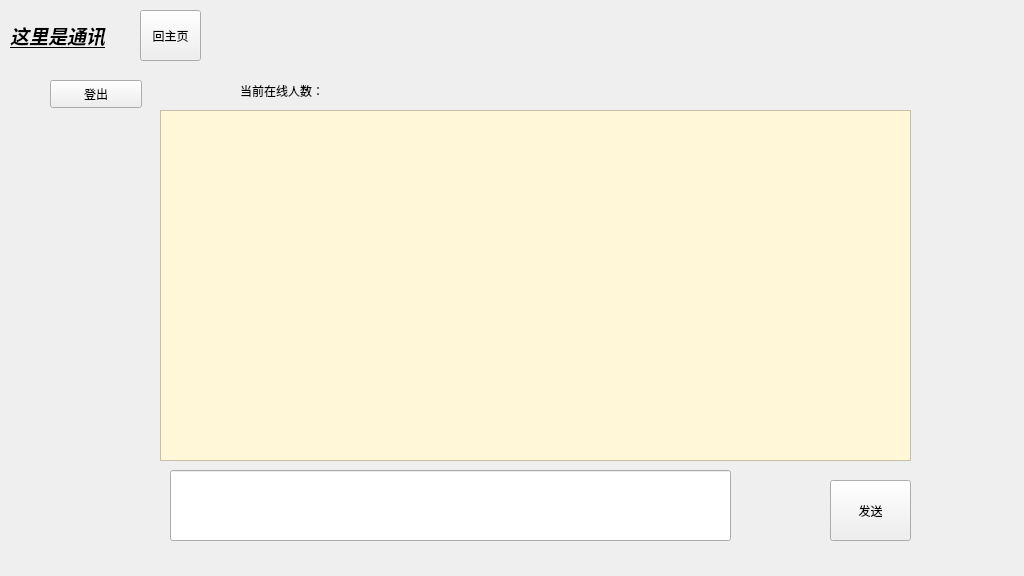
<?xml version="1.0" encoding="UTF-8"?>
<ui version="4.0">
 <class>Communicate</class>
 <widget class="QWidget" name="Communicate">
  <property name="geometry">
   <rect>
    <x>0</x>
    <y>0</y>
    <width>1024</width>
    <height>576</height>
   </rect>
  </property>
  <property name="windowTitle">
   <string>Form</string>
  </property>
  <widget class="QWidget" name="widget" native="true">
   <property name="geometry">
    <rect>
     <x>0</x>
     <y>0</y>
     <width>1024</width>
     <height>576</height>
    </rect>
   </property>
   <widget class="QLabel" name="label">
    <property name="geometry">
     <rect>
      <x>10</x>
      <y>10</y>
      <width>141</width>
      <height>51</height>
     </rect>
    </property>
    <property name="text">
     <string>&lt;html&gt;&lt;head/&gt;&lt;body&gt;&lt;p&gt;&lt;span style=&quot; font-size:14pt; font-weight:700; font-style:italic; text-decoration: underline;&quot;&gt;这里是通讯&lt;/span&gt;&lt;/p&gt;&lt;/body&gt;&lt;/html&gt;</string>
    </property>
   </widget>
   <widget class="QPushButton" name="toHome">
    <property name="geometry">
     <rect>
      <x>140</x>
      <y>10</y>
      <width>61</width>
      <height>51</height>
     </rect>
    </property>
    <property name="text">
     <string>回主页</string>
    </property>
   </widget>
   <widget class="QStackedWidget" name="stackedWidget">
    <property name="geometry">
     <rect>
      <x>40</x>
      <y>70</y>
      <width>901</width>
      <height>481</height>
     </rect>
    </property>
    <property name="currentIndex">
     <number>1</number>
    </property>
    <widget class="QWidget" name="page">
     <widget class="QLabel" name="label_2">
      <property name="geometry">
       <rect>
        <x>130</x>
        <y>80</y>
        <width>69</width>
        <height>19</height>
       </rect>
      </property>
      <property name="text">
       <string>用户名</string>
      </property>
     </widget>
     <widget class="QLineEdit" name="passwordInput">
      <property name="geometry">
       <rect>
        <x>230</x>
        <y>160</y>
        <width>241</width>
        <height>41</height>
       </rect>
      </property>
     </widget>
     <widget class="QLineEdit" name="usernameInput">
      <property name="geometry">
       <rect>
        <x>230</x>
        <y>70</y>
        <width>241</width>
        <height>41</height>
       </rect>
      </property>
     </widget>
     <widget class="QLabel" name="label_3">
      <property name="geometry">
       <rect>
        <x>140</x>
        <y>170</y>
        <width>69</width>
        <height>19</height>
       </rect>
      </property>
      <property name="text">
       <string>密码</string>
      </property>
     </widget>
     <widget class="QStackedWidget" name="stackedWidget_2">
      <property name="geometry">
       <rect>
        <x>110</x>
        <y>220</y>
        <width>551</width>
        <height>231</height>
       </rect>
      </property>
      <property name="currentIndex">
       <number>1</number>
      </property>
      <widget class="QWidget" name="page_3">
       <widget class="QPushButton" name="loginButton">
        <property name="geometry">
         <rect>
          <x>120</x>
          <y>110</y>
          <width>111</width>
          <height>41</height>
         </rect>
        </property>
        <property name="text">
         <string>登录</string>
        </property>
       </widget>
       <widget class="QPushButton" name="toRegister">
        <property name="geometry">
         <rect>
          <x>320</x>
          <y>110</y>
          <width>91</width>
          <height>41</height>
         </rect>
        </property>
        <property name="text">
         <string>去注册</string>
        </property>
       </widget>
      </widget>
      <widget class="QWidget" name="page_4">
       <widget class="QPushButton" name="registerButton">
        <property name="geometry">
         <rect>
          <x>120</x>
          <y>120</y>
          <width>111</width>
          <height>41</height>
         </rect>
        </property>
        <property name="text">
         <string>注册</string>
        </property>
       </widget>
       <widget class="QLineEdit" name="passwordInput_2">
        <property name="geometry">
         <rect>
          <x>120</x>
          <y>20</y>
          <width>241</width>
          <height>41</height>
         </rect>
        </property>
       </widget>
       <widget class="QPushButton" name="hideandshow_2">
        <property name="geometry">
         <rect>
          <x>420</x>
          <y>30</y>
          <width>92</width>
          <height>28</height>
         </rect>
        </property>
        <property name="text">
         <string>显示密码</string>
        </property>
       </widget>
       <widget class="QLabel" name="label_4">
        <property name="geometry">
         <rect>
          <x>20</x>
          <y>30</y>
          <width>69</width>
          <height>19</height>
         </rect>
        </property>
        <property name="text">
         <string>确认密码</string>
        </property>
       </widget>
       <widget class="QPushButton" name="toLogin">
        <property name="geometry">
         <rect>
          <x>320</x>
          <y>120</y>
          <width>91</width>
          <height>41</height>
         </rect>
        </property>
        <property name="text">
         <string>去登录</string>
        </property>
       </widget>
      </widget>
     </widget>
     <widget class="QPushButton" name="hideandshow">
      <property name="geometry">
       <rect>
        <x>530</x>
        <y>160</y>
        <width>92</width>
        <height>28</height>
       </rect>
      </property>
      <property name="text">
       <string>显示密码</string>
      </property>
     </widget>
    </widget>
    <widget class="QWidget" name="page_2">
     <widget class="QTextEdit" name="chatDisplay">
      <property name="geometry">
       <rect>
        <x>120</x>
        <y>40</y>
        <width>751</width>
        <height>351</height>
       </rect>
      </property>
      <property name="styleSheet">
       <string notr="true">background-color:rgb(255, 247, 216);
font-size:18px
</string>
      </property>
     </widget>
     <widget class="QLineEdit" name="messageInput">
      <property name="geometry">
       <rect>
        <x>130</x>
        <y>400</y>
        <width>561</width>
        <height>71</height>
       </rect>
      </property>
     </widget>
     <widget class="QPushButton" name="sendButton">
      <property name="geometry">
       <rect>
        <x>790</x>
        <y>410</y>
        <width>81</width>
        <height>61</height>
       </rect>
      </property>
      <property name="text">
       <string>发送</string>
      </property>
     </widget>
     <widget class="QPushButton" name="logoutButton">
      <property name="geometry">
       <rect>
        <x>10</x>
        <y>10</y>
        <width>92</width>
        <height>28</height>
       </rect>
      </property>
      <property name="text">
       <string>登出</string>
      </property>
     </widget>
     <widget class="QLabel" name="peopleNum">
      <property name="geometry">
       <rect>
        <x>200</x>
        <y>10</y>
        <width>171</width>
        <height>21</height>
       </rect>
      </property>
      <property name="text">
       <string>当前在线人数：</string>
      </property>
     </widget>
    </widget>
   </widget>
  </widget>
 </widget>
 <resources/>
 <connections/>
</ui>
